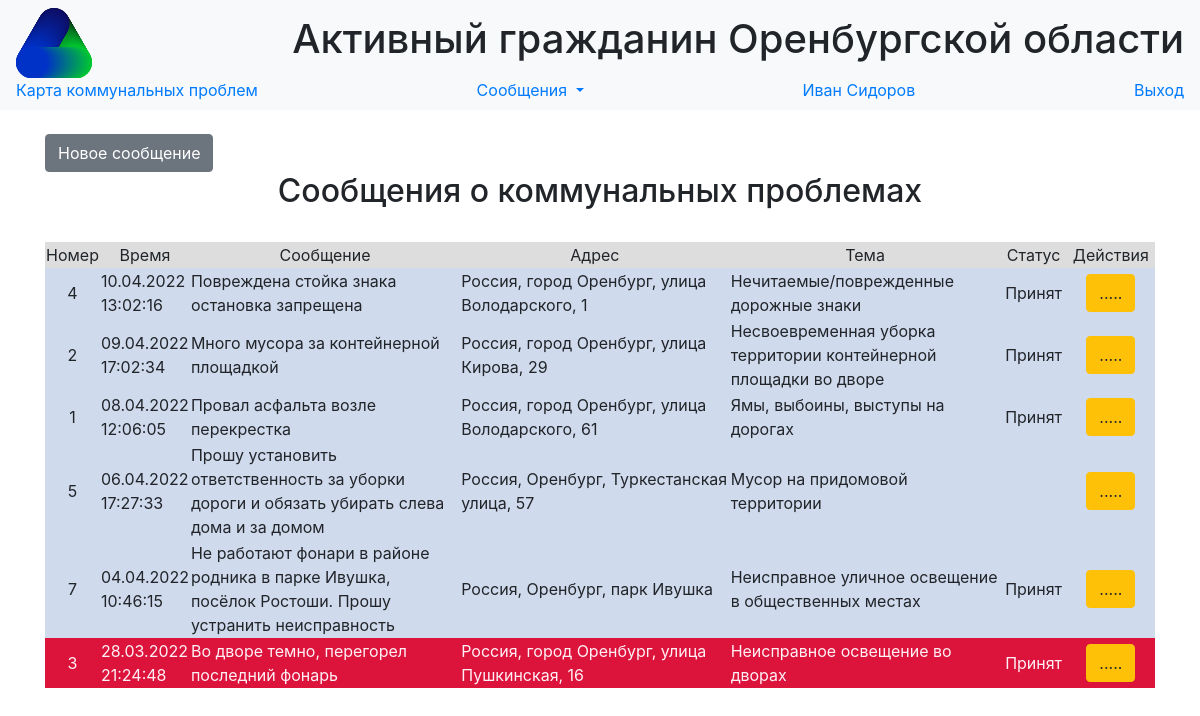
The page /calls (signed in) on the database its author committed.
### data/users.py (models this page shows, shortened)
class User(SqlAlchemyBase, UserMixin,SerializerMixin):
    __tablename__ = 'users'
    id = sqlalchemy.Column(sqlalchemy.Integer,
                           primary_key=True, autoincrement=True)
    surname = sqlalchemy.Column(sqlalchemy.String, nullable=True)
    name = sqlalchemy.Column(sqlalchemy.String, nullable=True)
    position = sqlalchemy.Column(sqlalchemy.String, nullable=True)
    locality = sqlalchemy.Column(sqlalchemy.String, nullable=True)
    email = sqlalchemy.Column(sqlalchemy.String,
                              index=True, unique=True, nullable=True)
    hashed_password = sqlalchemy.Column(sqlalchemy.String, nullable=True)
    modified_date = sqlalchemy.Column(sqlalchemy.DateTime,
                                      default=datetime.datetime.now)

### data/calls.py (models this page shows, shortened)
class Call(SqlAlchemyBase, SerializerMixin):
    __tablename__ = 'calls'
    id = sqlalchemy.Column(sqlalchemy.Integer,
                           primary_key=True, autoincrement=True)
    message = sqlalchemy.Column(sqlalchemy.String, nullable=True)
    address = sqlalchemy.Column(sqlalchemy.String, nullable=True)
    point = sqlalchemy.Column(sqlalchemy.String, nullable=True)
    service = sqlalchemy.Column(sqlalchemy.String, nullable=True)
    status = sqlalchemy.Column(sqlalchemy.String, nullable=True)
    call_time = sqlalchemy.Column(sqlalchemy.DateTime,
                                  default=datetime.datetime.utcnow())
    finish_time = sqlalchemy.Column(sqlalchemy.DateTime,
                                    nullable=True)
    answer = sqlalchemy.Column(sqlalchemy.String, nullable=True)

### main.py (the view)
@app.route('/calls')
@login_required
def calls():
    db_sess = db_session.create_session()
    calls = db_sess.query(Call).order_by(desc(Call.call_time)).all()
    db_sess.commit()
    return render_template('calls.html', calls=calls, time_now=datetime.datetime.today())

### data/db_session.py (called while the page is built)
def create_session() -> Session:
    global __factory
    return __factory()

### main.py (called while the page is built)
@login_manager.user_loader
def load_user(user_id):
    db_sess = db_session.create_session()
    return db_sess.query(User).get(user_id)

### templates/calls.html (shortened to what this page needs)
{% extends "base.html" %}
{% block content %}
{% set STATUSES  = {"received": "Принят", "serviced": "Выполняется", "finished":  "Завершен"} %}
<br>
{% if current_user.is_authenticated %}
    <a href="/add_call" class="btn btn-secondary">Новое сообщение</a>
{% endif %}
<br>
<h2 align="center">Сообщения о коммунальных проблемах</h2>
<br>
<div class="table_container">
    <table class="my_table">
        <tr class="my_row">
            <td class="title" width="2%" bgcolor="#dddddd" align="center">Номер</td>
            <td class="title" width="5%" bgcolor="#dddddd" align="center">Время</td>
            <td class="title" width="25%" bgcolor="#dddddd" align="center">Сообщение</td>
            <td class="title" width="25%" bgcolor="#dddddd" align="center">Адрес</td>
            <td class="title" width="25%" bgcolor="#dddddd" align="center">Тема</td>
            <td class="title" width="6%" bgcolor="#dddddd" align="center">Статус</td>
            <td class="title" width="8%" bgcolor="#dddddd" align="center">Действия</td>
        </tr>
        {% for call in calls %}
            {% if (time_now - call.call_time).days >= 10 and call.status != "finished" %}
                {%  set color = "#dc143c" %}
                {% set text_color = "#FFF0F5" %}
            {% else %}
                {% set color = "#d0daed"  %}
                {% set text_color = "ffffff" %}
            {% endif %}
        <tr class="my_row">
            <td class="ordinary" bgcolor ={{color}} align="center" style="color:{{text_color}}">{{ call.id }}</td>
            <td class="ordinary" bgcolor ={{color}} style="color:{{text_color}}">{{ moment(call.call_time).format("DD.MM.YYYY HH:mm:ss") }}</td>
            <td class="ordinary" bgcolor ={{color}} style="color:{{text_color}}">{{ call.message }}</td>
            <td class="ordinary" bgcolor ={{color}} style="color:{{text_color}}">
                <span class="ymaps-geolink">
                        {{ call.address }}
                </span>
            </td>
            <td class="ordinary" bgcolor ={{color}} style="color:{{text_color}}">
                {{ call.service }}
            </td>
            <td class="ordinary" bgcolor ={{color}} align="center" style="color:{{text_color}}">{{ STATUSES[call.status] }}</td>
            <td class="ordinary" bgcolor ={{color}} align="center" style="color:{{text_color}}">
                {% if current_user.is_authenticated %}
                <div>       <a href="/calls/{{ call.id }}" class="btn btn-warning">.....</a>
                </div>
                {% endif %}
            </td>
        </tr>
        {% endfor %}
    </table>
</div>
{% endblock %}

### templates/base.html (shortened to what this page needs)
<!DOCTYPE html>
<html lang="en">
<head>
    <link rel="stylesheet" href="../static/css/bootstrap.min.css">
    <link rel="stylesheet" type="text/css" href="../static/css/style.css" />
</head>
  <body>
    <header>
      <nav class="navbar navbar-light bg-light">
          <img src="/static/favicon.svg" height = "70px">
          <h1>Активный гражданин Оренбургской области </h1>
          <a class="nav-brand" href="/map">Карта коммунальных проблем</a>
          {% if current_user.is_authenticated %}
          <div class="nav-item dropdown">
          <a class="nav-brand dropdown-toggle" href="#" id="navbarDropdownMenuLink" role="button"
             data-toggle="dropdown" aria-haspopup="true" aria-expanded="false"> Сообщения </a>
          </div>
          <a class="navbar-link" href="/users/{{current_user.id}}">{{current_user.name}} {{current_user.surname}}</a>
          <a class="navbar-link" href="/logout">Выход</a>
          {% else %}
            <p>
                <a class="btn btn-success" href="/login">Войти</a>
                <a class="btn btn-primary " href="/register">Зарегистрироваться</a>
            </p>
          {% endif %}
      </nav>
    </header>
    <main role="main" class="container">
        {% block content %}
        {% endblock %}
    </main>
  </body>
</html>

### rows shown on the page
User: name "Иван", surname "Сидоров"
Call: id "4", call_time "10.04.2022 13:02:16", message "Повреждена стойка знака остановка запрещена", address "Россия, город Оренбург, улица Володарского, 1", service "Нечитаемые/поврежденные дорожные знаки", status "Принят"
Call: id "2", call_time "09.04.2022 17:02:34", message "Много мусора за контейнерной площадкой", address "Россия, город Оренбург, улица Кирова, 29", service "Несвоевременная уборка территории контейнерной площадки во дворе", status "Принят"
Call: id "1", call_time "08.04.2022 12:06:05", message "Провал асфальта возле перекрестка", address "Россия, город Оренбург, улица Володарского, 61", service "Ямы, выбоины, выступы на дорогах", status "Принят"
Call: id "5", call_time "06.04.2022 17:27:33", message "Прошу установить ответственность за уборки дороги и обязать убирать слева дома и за домом", address "Россия, Оренбург, Туркестанская улица, 57", service "Мусор на придомовой территории"
Call: id "7", call_time "04.04.2022 10:46:15", message "Не работают фонари в районе родника в парке Ивушка, посёлок Ростоши. Прошу устранить неисправность", address "Россия, Оренбург, парк Ивушка", service "Неисправное уличное освещение в общественных местах", status "Принят"
Call: id "3", call_time "28.03.2022 21:24:48", message "Во дворе темно, перегорел последний фонарь", address "Россия, город Оренбург, улица Пушкинская, 16", service "Неисправное освещение во дворах", status "Принят"
